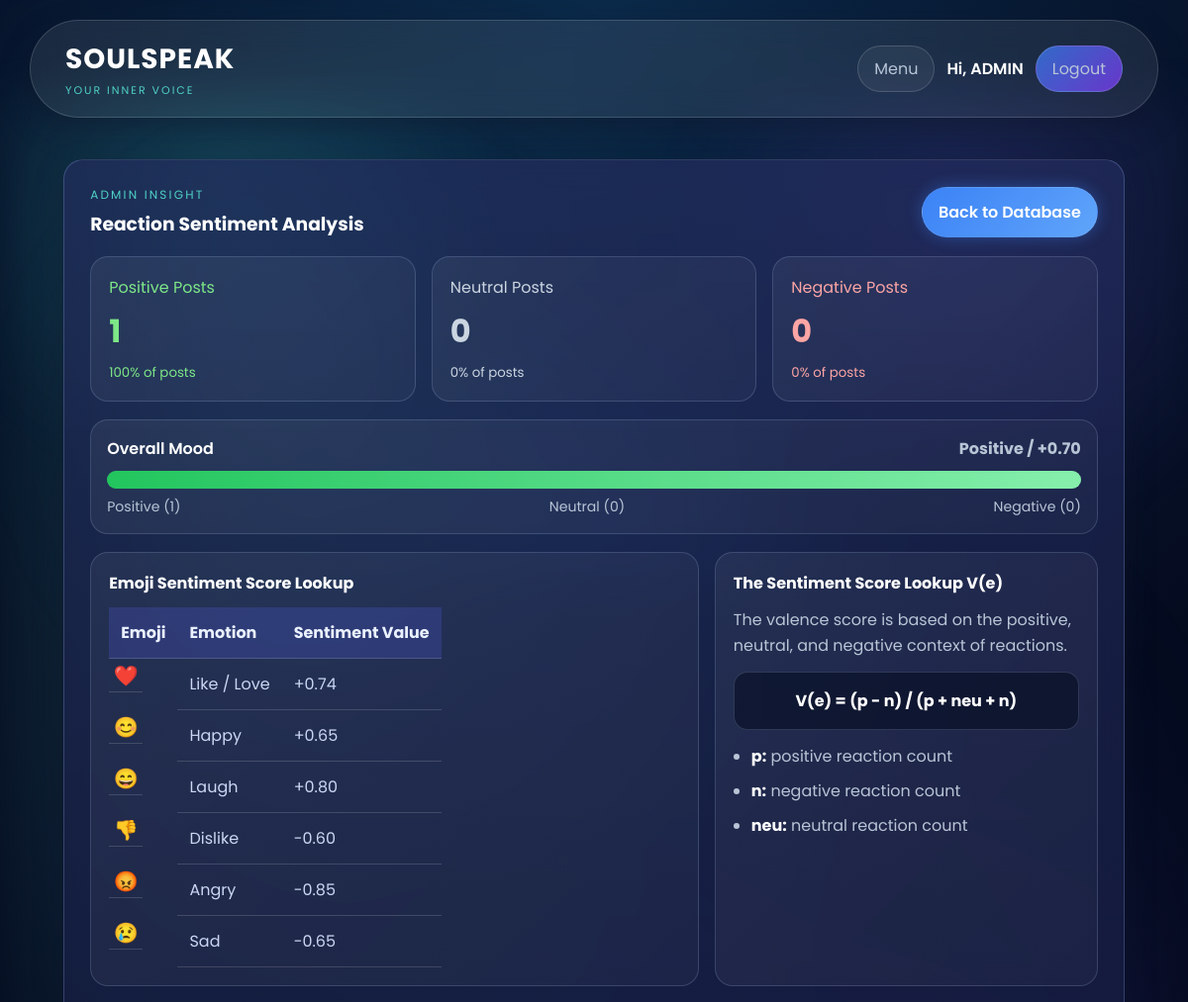
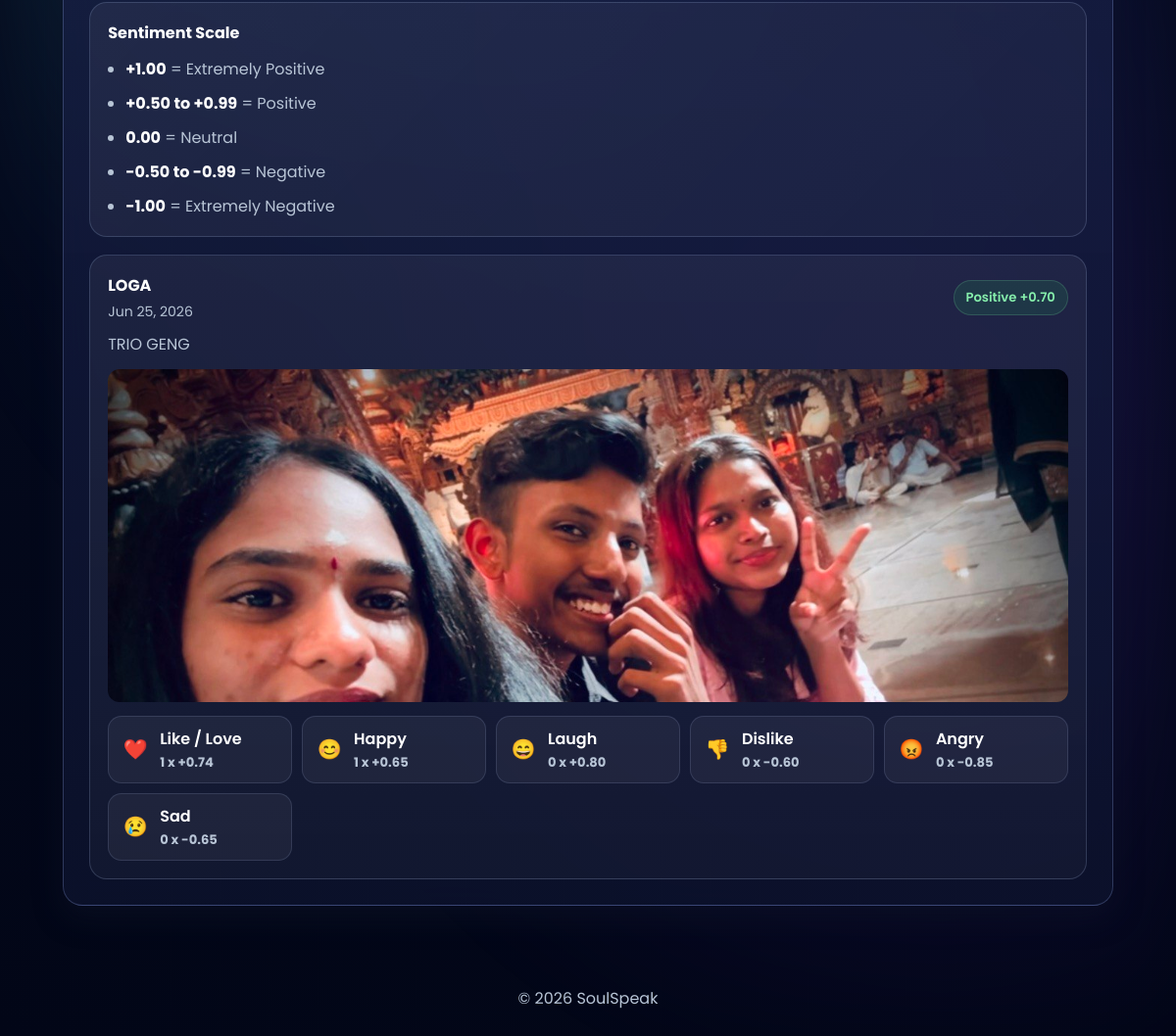
The app's page /sentiment-analysis (signed in) with its own data (2 pictures, top to bottom).
### app.py (models this page shows)
class User(UserMixin, db.Model):
    id = db.Column(
        db.Integer,
        primary_key=True
    )
    username = db.Column(
        db.String(100),
        nullable=False
    )
    email = db.Column(
        db.String(150),
        unique=True,
        nullable=False
    )
    password = db.Column(
        db.String(100),
        nullable=False
    )

class Post(db.Model):
    id = db.Column(
        db.Integer,
        primary_key=True
    )
    content = db.Column(
        db.Text,
        nullable=False
    )
    image_path = db.Column(
        db.String(255),
        nullable=True
    )
    sentiment_score = db.Column(
        db.Float,
        nullable=False,
        default=0.0
    )
    sentiment_label = db.Column(
        db.String(30),
        nullable=False,
        default='Neutral'
    )
    created_at = db.Column(
        db.DateTime,
        default=datetime.utcnow
    )
    user_id = db.Column(
        db.Integer,
        db.ForeignKey('user.id'),
        nullable=True
    )
    user = db.relationship(
        'User',
        backref='posts'
    )
    votes = db.relationship(
        'PostVote',
        backref='post',
        cascade='all, delete-orphan'
    )
    comments = db.relationship(
        'PostComment',
        backref='post',
        cascade='all, delete-orphan'
    )

### app.py (the view)
@app.route('/sentiment-analysis')
@login_required
def sentiment_analysis():
    if not is_admin_user():
        flash('Sentiment analysis is admin only.')
        return redirect(url_for('dashboard'))
    posts = Post.query.order_by(Post.id.desc()).all()
    sentiment_items = []
    positive_count = 0
    negative_count = 0
    neutral_count = 0
    total_score = 0
    for post in posts:
        reaction_counts, sentiment_score, sentiment = update_post_sentiment(post)
        total_votes = sum(reaction_counts.values())
        total_score += sentiment_score
        if sentiment == 'Positive':
            positive_count += 1
        elif sentiment == 'Negative':
            negative_count += 1
        else:
            neutral_count += 1
        sentiment_items.append(
            {
                'post': post,
                'reaction_counts': reaction_counts,
                'total_votes': total_votes,
                'sentiment': sentiment,
                'sentiment_score': sentiment_score,
            }
        )
    db.session.commit()
    total_posts = len(sentiment_items)
    positive_percent = round((positive_count / total_posts) * 100) if total_posts else 0
    negative_percent = round((negative_count / total_posts) * 100) if total_posts else 0
    neutral_percent = round((neutral_count / total_posts) * 100) if total_posts else 0
    average_score = round(total_score / total_posts, 2) if total_posts else 0.0
    overall_label = sentiment_label_for_score(average_score)
    return render_template(
        'sentiment_analysis.html',
        posts=sentiment_items,
        positive_count=positive_count,
        negative_count=negative_count,
        neutral_count=neutral_count,
        positive_percent=positive_percent,
        negative_percent=negative_percent,
        neutral_percent=neutral_percent,
        average_score=average_score,
        overall_label=overall_label,
        reaction_score_lookup=REACTION_SCORE_LOOKUP,
        sentiment_scale=SENTIMENT_SCALE,
        total_posts=total_posts,
        user=current_user.username
    )

### app.py (called while the page is built)
def is_admin_user(user=None):
    user = user or current_user
    if not getattr(user, 'is_authenticated', False):
        return False
    username = (getattr(user, 'username', '') or '').strip().lower()
    email = (getattr(user, 'email', '') or '').strip().lower()
    return username == 'admin' or email in app.config.get('ADMIN_EMAILS', set())

@app.context_processor
def inject_admin_status():
    return {'is_admin': is_admin_user()}

def sentiment_label_for_score(score):
    if score >= 0.50:
        return 'Positive'
    if score <= -0.50:
        return 'Negative'
    return 'Neutral'

def reaction_counts_for_post(post):
    votes = PostVote.query.filter_by(post_id=post.id).all() if post.id else post.votes
    return {
        action: sum(1 for vote in votes if vote.value == value)
        for action, value in REACTION_MAP.items()
    }

def calculate_post_sentiment(post):
    reaction_counts = reaction_counts_for_post(post)
    total_reactions = sum(reaction_counts.values())
    if total_reactions == 0:
        return reaction_counts, 0.0, 'Neutral'
    weighted_score = sum(
        reaction_counts[action] * REACTION_SENTIMENT_SCORES[action]
        for action in REACTION_MAP
    )
    score = round(weighted_score / total_reactions, 2)
    return reaction_counts, score, sentiment_label_for_score(score)

def update_post_sentiment(post):
    reaction_counts, score, label = calculate_post_sentiment(post)
    post.sentiment_score = score
    post.sentiment_label = label
    return reaction_counts, score, label

@login_manager.user_loader
def load_user(user_id):
    return User.query.get(int(user_id))

### templates/sentiment_analysis.html (shortened to what this page needs)
{% extends "base.html" %}
{% block content %}
<main class="app-page">
<div class="dashboard admin-dashboard">
    <section class="widget sentiment-panel">
        <div class="sentiment-header">
            <div>
                <p class="eyebrow">Admin Insight</p>
                <h3>Reaction Sentiment Analysis</h3>
            </div>
            <a href="{{ url_for('database_view') }}" class="nav-btn nav-btn-dashboard">Back to Database</a>
        </div>
        <div class="sentiment-summary">
            <div class="sentiment-card positive-card">
                <span>Positive Posts</span>
                <strong>{{ positive_count }}</strong>
                <small>{{ positive_percent }}% of posts</small>
            </div>
            <div class="sentiment-card neutral-card">
                <span>Neutral Posts</span>
                <strong>{{ neutral_count }}</strong>
                <small>{{ neutral_percent }}% of posts</small>
            </div>
            <div class="sentiment-card negative-card">
                <span>Negative Posts</span>
                <strong>{{ negative_count }}</strong>
                <small>{{ negative_percent }}% of posts</small>
            </div>
        </div>
        <div class="sentiment-chart-panel">
            <div class="sentiment-chart-head">
                <span>Overall Mood</span>
                <strong>{{ overall_label }} / {{ "%+.2f"|format(average_score) }}</strong>
            </div>
            <div class="sentiment-chart three-way-chart">
                <div class="sentiment-chart-fill positive-fill" style="width: {{ positive_percent }}%"></div>
            </div>
            <div class="sentiment-chart-legend">
                <span>Positive ({{ positive_count }})</span>
                <span>Neutral ({{ neutral_count }})</span>
                <span>Negative ({{ negative_count }})</span>
            </div>
        </div>
        <div class="sentiment-lookup-grid">
            <section class="sentiment-lookup-card">
                <h4>Emoji Sentiment Score Lookup</h4>
                <table class="sentiment-score-table">
                    <thead>
                        <tr>
                            <th>Emoji</th>
                            <th>Emotion</th>
                            <th>Sentiment Value</th>
                        </tr>
                    </thead>
                    <tbody>
                        {% for action, item in reaction_score_lookup.items() %}
                            <tr>
                                <td class="emoji-cell emoji-{{ action }}"></td>
                                <td>{{ item.emotion }}</td>
                                <td>{{ "%+.2f"|format(item.score) }}</td>
                            </tr>
                        {% endfor %}
                    </tbody>
                </table>
            </section>
            <section class="sentiment-lookup-card">
                <h4>The Sentiment Score Lookup V(e)</h4>
                <p class="formula-copy">The valence score is based on the positive, neutral, and negative context of reactions.</p>
                <div class="formula-box">
                    V(e) = (p - n) / (p + neu + n)
                </div>
                <ul class="formula-list">
                    <li><strong>p:</strong> positive reaction count</li>
                    <li><strong>n:</strong> negative reaction count</li>
                    <li><strong>neu:</strong> neutral reaction count</li>
                </ul>
            </section>
        </div>
        <section class="sentiment-scale-card">
            <h4>Sentiment Scale</h4>
            <ul>
                {% for item in sentiment_scale %}
                    <li><strong>{{ item.label }}</strong> = {{ item.meaning }}</li>
                {% endfor %}
            </ul>
        </section>
        {% if posts %}
            <div class="sentiment-list">
                {% for item in posts %}
                    <article class="sentiment-item">
                        <div class="sentiment-item-top">
                            <div>
                                <h4>{{ item.post.user.username if item.post.user else 'Unknown User' }}</h4>
                                <p>{{ item.post.created_at.strftime('%b %d, %Y') if item.post.created_at else 'Date not saved' }}</p>
                            </div>
                            <span class="sentiment-tag {{ item.sentiment|lower }}">
                                {{ item.sentiment }} {{ "%+.2f"|format(item.sentiment_score) }}
                            </span>
                        </div>
                        {% if item.post.content %}
                            <p class="sentiment-caption">{{ item.post.content }}</p>
                        {% endif %}
                        {% if item.post.image_path %}
                            <div class="sentiment-image-wrap">
                                <img src="{{ url_for('static', filename=item.post.image_path) }}" alt="Post image">
                            </div>
                        {% endif %}
                        <div class="reaction-score-grid">
                            {% for action, lookup in reaction_score_lookup.items() %}
                                <div class="reaction-score-pill">
                                    <span class="emoji-cell emoji-{{ action }}"></span>
                                    <span>{{ lookup.emotion }}</span>
                                    <strong>{{ item.reaction_counts.get(action, 0) }} x {{ "%+.2f"|format(lookup.score) }}</strong>
                                </div>
                            {% endfor %}
                        </div>
                    </article>
                {% endfor %}
            </div>
        {% else %}
            <p class="empty-state">No posts available for sentiment analysis.</p>
        {% endif %}
    </section>
</div>
</main>
{% endblock %}

### templates/base.html (shortened to what this page needs)
<!DOCTYPE html>
<html lang="en">
<head>
    <link rel="stylesheet" href="{{ url_for('static', filename='style.css') }}">
</head>
<body>
    <header>
        <nav class="navbar">
            <a class="logo" href="{{ url_for('home') }}">
                <span>SOULSPEAK</span>
                <small>Your inner voice</small>
            </a>
            <div class="nav-links">
                {% if current_user.is_authenticated %}
                    <a href="{{ url_for('menu') }}" class="nav-link-btn">Menu</a>
                    <span class="nav-user">Hi, {{ current_user.username }}</span>
                    <a href="{{ url_for('logout') }}" class="nav-link-btn logout-btn">Logout</a>
                {% endif %}
            </div>
        </nav>
    </header>
    {% block content %}{% endblock %}
    <footer>
        <p>&copy; 2026 SoulSpeak</p>
    </footer>
</body>
</html>

### records on screen
User: username "ADMIN"
Post: sentiment_label "Positive", post.user "LOGA", post.created_at "Jun 25, 2026", sentiment "Positive", sentiment_score "+0.70", post.content "TRIO GENG", image_path (picture), emotion "Like / Love" "Happy" "Laugh" "Dislike" "Angry" "Sad", reaction_counts.get "1" "1" "0" "0" "0" "0", score "+0.74" "+0.65" "+0.80" "-0.60" "-0.85" "-0.65"

### other values on screen
{{ positive_count }} "1"
{{ positive_percent }} "100"
{{ neutral_count }} "0"
{{ neutral_percent }} "0"
{{ negative_count }} "0"
{{ negative_percent }} "0"
{{ "%+.2f"|format(average_score) }} "+0.70"
{{ item.emotion }} "Like / Love" "Happy" "Laugh" "Dislike" "Angry" "Sad"
{{ "%+.2f"|format(item.score) }} "+0.74" "+0.65" "+0.80" "-0.60" "-0.85" "-0.65"
{{ item.label }} "+1.00" "+0.50 to +0.99" "0.00" "-0.50 to -0.99" "-1.00"
{{ item.meaning }} "Extremely Positive" "Positive" "Neutral" "Negative" "Extremely Negative"
